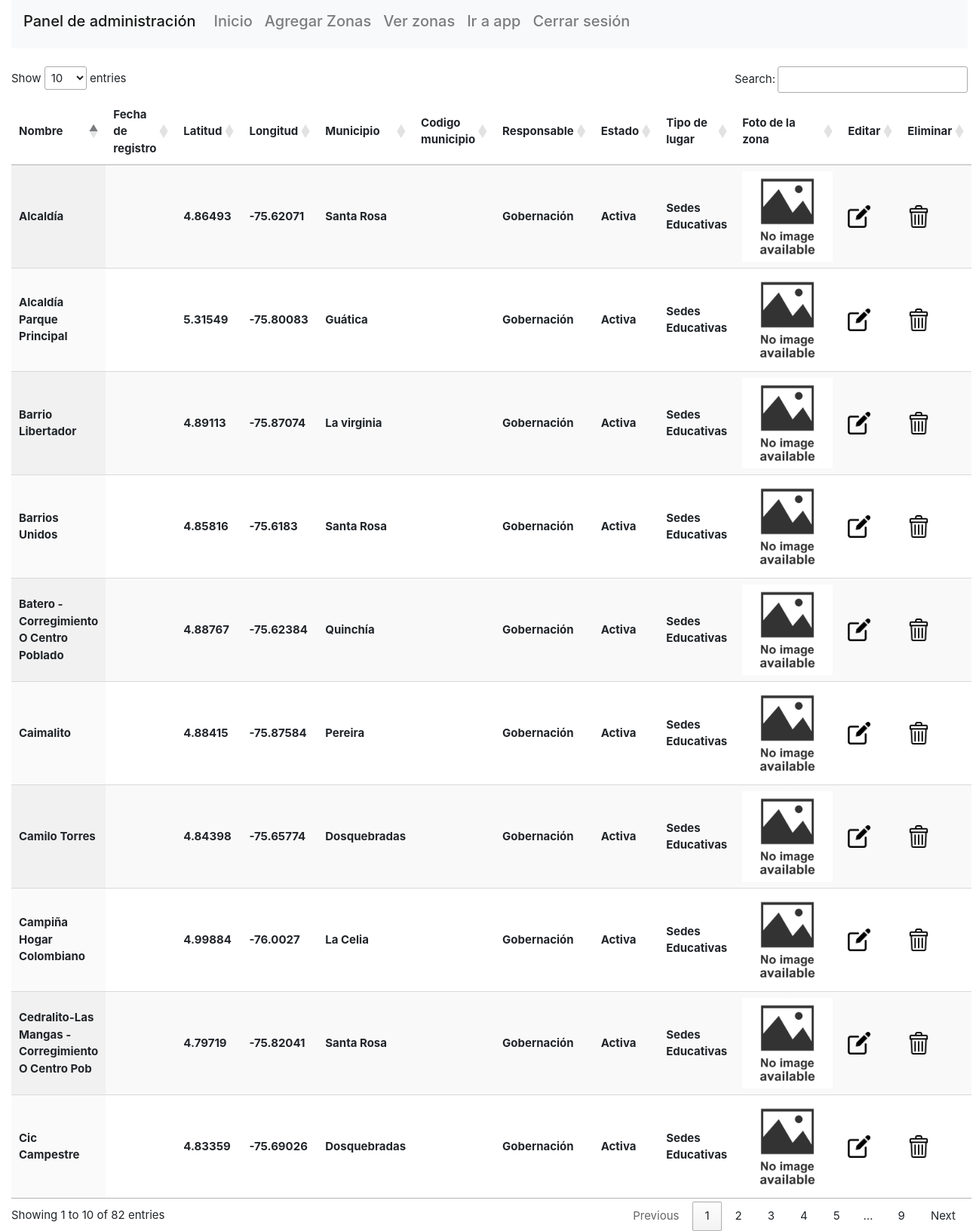
The page /panelDeAdministrador/verZonas.php (signed in) on the database its author committed.
### tables this page shows
CREATE TABLE `zonas` (
  `id_zona` int(11) NOT NULL,
  `nombre_zona` varchar(50) NOT NULL,
  `latitud` double NOT NULL,
  `longitud` double NOT NULL,
  `enlaceGoogleMaps` varchar(500) NOT NULL,
  `tipoDeEnlace` varchar(30) NOT NULL,
  `id_municipio` int(11) NOT NULL,
  `IdResponsable` int(11) NOT NULL,
  `IdEstado` int(11) NOT NULL,
  `idTipoSitio` int(11) NOT NULL,
  `estadoMostrar` int(1) NOT NULL,
  `urlImagen` varchar(40) NOT NULL
);

CREATE TABLE `municipio` (
  `id_municipio` int(11) NOT NULL,
  `nombre_municipio` varchar(30) NOT NULL
);

CREATE TABLE `responsables` (
  `IdResponsable` int(11) NOT NULL,
  `nombreResponsable` varchar(30) NOT NULL
);

CREATE TABLE `estadozona` (
  `IdEstado` int(11) NOT NULL,
  `nombreEstado` varchar(12) NOT NULL
);

CREATE TABLE `tipodesitio` (
  `idTipoSitio` int(11) NOT NULL,
  `nombreTipoSitio` varchar(30) NOT NULL
);

### panelDeAdministrador/consultasParaDatatable/consultaZona.php (called while the page is built)
<?php
include("../conexion.php");
$sqlZonas="SELECT * FROM zonas WHERE estadoMostrar=1";
$matrizZonas=mysqli_query($conexion,$sqlZonas);
?>

### panelDeAdministrador/verZonas.php (the view, shortened to what this page needs)
<?php
include("header.php");
include("consultasParaDatatable/consultaZona.php");
?>
<div class="mt-4">
<table id="table_id" class="display">
    <thead>
        <tr>
            <th>Nombre</th>
             <th>Fecha de registro</th>
            <th>Latitud</th>
            <th>Longitud</th>
            <th>Municipio</th>
            <th>Codigo municipio</th>
            <th>Responsable</th>
            <th>Estado</th>
            <th>Tipo de lugar</th>
            <th>Foto de la zona</th>
            <th>Editar</th>
            <th>Eliminar</th>
        </tr>
    </thead>
    <tbody>
       <?php
            while($fila=mysqli_fetch_row($matrizZonas)){
                  $consultaMunicipio="SELECT * FROM municipio WHERE id_municipio='$fila[6]'";
                  $hacerConsultaMunicipio=mysqli_query($conexion,$consultaMunicipio);
                  $filaMunicipio=mysqli_fetch_row($hacerConsultaMunicipio);
                  $consultaResponsable="SELECT * FROM responsables WHERE IdResponsable='$fila[7]'";
                  $hacerConsultaResponsable=mysqli_query($conexion,$consultaResponsable);
                  $filaResponsable=mysqli_fetch_row($hacerConsultaResponsable);
                  $consultaEstado="SELECT * FROM estadozona WHERE IdEstado='$fila[8]'";
                  $hacerConsultaEstado=mysqli_query($conexion,$consultaEstado);
                   $filaEstado=mysqli_fetch_row($hacerConsultaEstado);
                   $consultaTipoDeZona="SELECT * FROM tipodesitio WHERE idTipoSitio='$fila[9]'";
                   $hacerConsultaTipoDeZona=mysqli_query($conexion,$consultaTipoDeZona);
                   $filaTipoDeZona=mysqli_fetch_row($hacerConsultaTipoDeZona);
            echo "<tr>
                    <th>$fila[1]</th>
                    <th>$fila[13]</th>
                    <th>$fila[2]</th>
                    <th>$fila[3]</th>
                    <th>$filaMunicipio[1]</th>
                   <th>$fila[12]</th>
                    <th>$filaResponsable[1]</th>
                    <th>$filaEstado[1]</th>
                    <th>$filaTipoDeZona[1]</th>";
            if(empty($fila[11])){
                  echo"<th><img src='../imagenesDeZonas/imagenNoDisponible.png' width='120' heigth='120'></th>";
                }else{
                    echo "<th><img src='../$fila[11]' width='120' heigth='120'></th>";
                }
                echo"
                    <th><a href='formularioEditarZona.php?id_zona=$fila[0]&codigo=$fila[12]&nombre=$fila[1]&latitud=$fila[2]&longitud=$fila[3]&municipio=$filaMunicipio[1]&responsable=$filaResponsable[1]&estado=$filaEstado[1]&tipoDeZona=$filaTipoDeZona[1]&url=$fila[4]&imagen=$fila[11]'>
                    <img src='../imagenesDeZonas/editar.png' width='30' heigth='30'></a></th>
                    <th><img src='../imagenesDeZonas/eliminar.png' class='cursor-pointer' width='30' heigth='30' onclick='eliminarZona($fila[0])'></th>
                </tr>";
            }
       ?>
    </tbody>
</table>
</div>
<?php
include("footer.php");
?>

### panelDeAdministrador/header.php (shortened to what this page needs)
<!DOCTYPE html>
<html lang="en">
<head>
<link rel="stylesheet" href="assests/css/estilosDelPanel.css">
<link rel="stylesheet" href="https://cdnjs.cloudflare.com/ajax/libs/twitter-bootstrap/4.6.0/css/bootstrap.min.css">
<link rel="stylesheet" href="https://cdnjs.cloudflare.com/ajax/libs/font-awesome/5.15.3/css/all.min.css">
<link rel="stylesheet" type="text/css" href="https://cdn.datatables.net/1.10.25/css/jquery.dataTables.css">
</head>
<body >
    <div class="container-fluid">
            <nav class="navbar navbar-expand-lg navbar-light bg-light">
        <a class="navbar-brand h1 " href="#">Panel de administración</a>
        <div class="collapse navbar-collapse" id="navbarNav">
            <ul class="navbar-nav">
            <li class="nav-item ">
                <a class="nav-link h5" href="inicio.php">Inicio </a>
            </li>
            <li class="nav-item">
                <a class="nav-link h5" href="agregarZonas.php">Agregar Zonas</a>
            </li>
            <li class="nav-item">
                <a class="nav-link h5" href="verZonas.php">Ver zonas</a>
            </li>
            <li class="nav-item">
                <a class="nav-link h5" href="../index.php"  target="_blank">Ir a app</a>
            </li>
            <li class="nav-item">
                <a class="nav-link h5" href="cerrarSesion.php">Cerrar sesión</a>
            </li>
            </ul>
        </div>
        </nav>

### panelDeAdministrador/footer.php (shortened to what this page needs)
</div>
</body>
</html>

### panelDeAdministrador/assests/css/estilosDelPanel.css (style rules this page uses)
body { font-size: 15px !important; font-family: "monserrat"; }
.cursor-pointer { cursor:pointer; }

### rows shown on the page
zonas: nombre_zona "Campiña Hogar Colombiano", latitud "4.99884", longitud "-76.0027", id_municipio.nombre_municipio "La Celia", IdResponsable.nombreResponsable "Gobernación", IdEstado.nombreEstado "Activa", idTipoSitio.nombreTipoSitio "Sedes Educativas"
zonas: nombre_zona "Camilo Torres", latitud "4.84398", longitud "-75.65774", id_municipio.nombre_municipio "Dosquebradas", IdResponsable.nombreResponsable "Gobernación", IdEstado.nombreEstado "Activa", idTipoSitio.nombreTipoSitio "Sedes Educativas"
zonas: nombre_zona "Cic Campestre", latitud "4.83359", longitud "-75.69026", id_municipio.nombre_municipio "Dosquebradas", IdResponsable.nombreResponsable "Gobernación", IdEstado.nombreEstado "Activa", idTipoSitio.nombreTipoSitio "Sedes Educativas"
zonas: nombre_zona "Alcaldía Parque Principal", latitud "5.31549", longitud "-75.80083", id_municipio.nombre_municipio "Guática", IdResponsable.nombreResponsable "Gobernación", IdEstado.nombreEstado "Activa", idTipoSitio.nombreTipoSitio "Sedes Educativas"
zonas: nombre_zona "Batero - Corregimiento O Centro Poblado", latitud "4.88767", longitud "-75.62384", id_municipio.nombre_municipio "Quinchía", IdResponsable.nombreResponsable "Gobernación", IdEstado.nombreEstado "Activa", idTipoSitio.nombreTipoSitio "Sedes Educativas"
zonas: nombre_zona "Alcaldía", latitud "4.86493", longitud "-75.62071", id_municipio.nombre_municipio "Santa Rosa", IdResponsable.nombreResponsable "Gobernación", IdEstado.nombreEstado "Activa", idTipoSitio.nombreTipoSitio "Sedes Educativas"
zonas: nombre_zona "Barrios Unidos", latitud "4.85816", longitud "-75.6183", id_municipio.nombre_municipio "Santa Rosa", IdResponsable.nombreResponsable "Gobernación", IdEstado.nombreEstado "Activa", idTipoSitio.nombreTipoSitio "Sedes Educativas"
zonas: nombre_zona "Cedralito-Las Mangas - Corregimiento O Centro Pob", latitud "4.79719", longitud "-75.82041", id_municipio.nombre_municipio "Santa Rosa", IdResponsable.nombreResponsable "Gobernación", IdEstado.nombreEstado "Activa", idTipoSitio.nombreTipoSitio "Sedes Educativas"
zonas: nombre_zona "Barrio Libertador", latitud "4.89113", longitud "-75.87074", id_municipio.nombre_municipio "La virginia", IdResponsable.nombreResponsable "Gobernación", IdEstado.nombreEstado "Activa", idTipoSitio.nombreTipoSitio "Sedes Educativas"
zonas: nombre_zona "Caimalito", latitud "4.88415", longitud "-75.87584", id_municipio.nombre_municipio "Pereira", IdResponsable.nombreResponsable "Gobernación", IdEstado.nombreEstado "Activa", idTipoSitio.nombreTipoSitio "Sedes Educativas"
